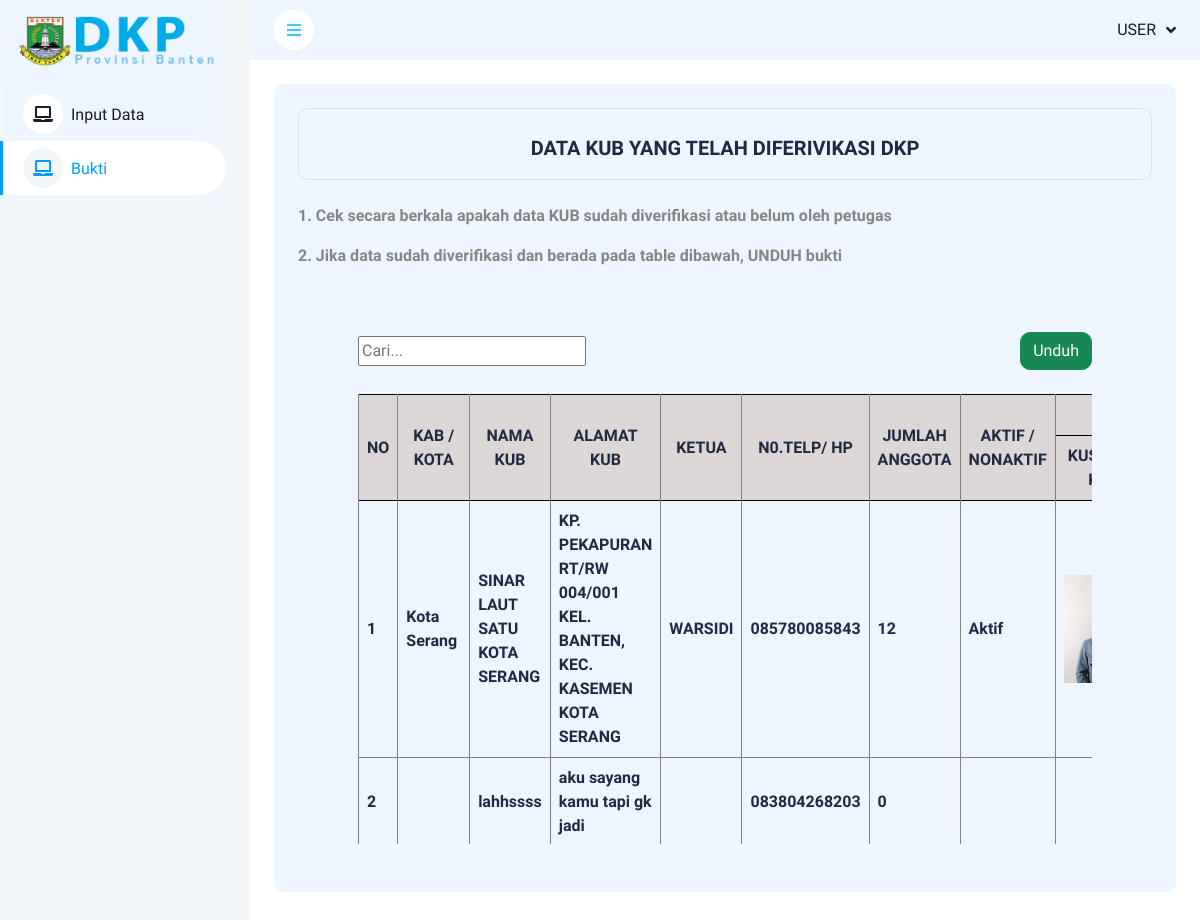
/bukti.php (signed in), run on the app's committed database.
### tables this page shows
CREATE TABLE `sensus` (
  `id` int(11) NOT NULL,
  `kab_kota` varchar(150) NOT NULL,
  `nama_kub` varchar(150) NOT NULL,
  `alamat_kub` varchar(250) NOT NULL,
  `ketua` varchar(150) NOT NULL,
  `notelp` text NOT NULL,
  `jumlah_anggota` int(150) NOT NULL,
  `aktifnon` varchar(150) NOT NULL,
  `kusuka` text NOT NULL,
  `npwp` text NOT NULL,
  `akte_notaris` text NOT NULL,
  `sertifikat_ahu` text NOT NULL,
  `nib_oss` text NOT NULL,
  `kelas_kub` varchar(150) NOT NULL,
  `b_kabkota` varchar(150) NOT NULL,
  `b_prvo` varchar(150) NOT NULL,
  `b_kkp` varchar(150) NOT NULL,
  `belum` varchar(150) NOT NULL,
  `verif` tinyint(2) NOT NULL DEFAULT 0 COMMENT '0=Not Verified, 1= Verified'
);

### koneksi.php (called while the page is built, shortened)
<?php
    $host = "localhost";
    $username = "root";
    $password = "";
    $database = "dkpkub_banten";
    $koneksi  = mysqli_connect($host, $username, $password, $database);
    function query($query)
    {
        global $koneksi;
        $result = mysqli_query($koneksi, $query);
        $rows = [];
        while ($row = mysqli_fetch_assoc($result)) {
            $rows[] = $row;
        }
        return $rows;
    }
?>

### bukti.php (the view, shortened to what this page needs)
<?php
require 'koneksi.php';
$sensus = query("SELECT * FROM sensus");
?>
<!DOCTYPE html>
<html lang="en">
<head>
    <link href="https://cdnjs.cloudflare.com/ajax/libs/font-awesome/5.10.0/css/all.min.css" rel="stylesheet">
    <link href="https://cdn.jsdelivr.net/npm/bootstrap-icons@1.4.1/font/bootstrap-icons.css" rel="stylesheet">
    <link href="lib/owlcarousel/assets/owl.carousel.min.css" rel="stylesheet">
    <link href="lib/tempusdominus/css/tempusdominus-bootstrap-4.min.css" rel="stylesheet" />
    <link href="css/bootstrap.min.css" rel="stylesheet">
    <link href="css/style.css" rel="stylesheet">
</head>
<body>
    <div class="container-xxl position-relative bg-white d-flex p-0">
     <div class="sidebar pe-4 pb-3">
        <nav class="navbar bg-light navbar-light">
            <div class="navbar-nav w-100">
                <a href="index.php" class="navbar-brand mx-3 mb-3">
                    <img src="img/logodkp.png" width="200" height="50" class="d-inline-block align-text-top align-items-center">
                </a>
                <a href="dasprokon.php" class="nav-link"><i class="fa fa-laptop me-2"></i>Input Data</a>
                <a href="bukti.php" class="nav-link active"><i class="fa fa-laptop me-2"></i>Bukti</a>
            </div>
        </nav>
    </div>
        <div class="content">
            <nav class="navbar navbar-expand bg-light navbar-light sticky-top px-4 py-0"  style="height:60px;">
                <a href="#" class="sidebar-toggler flex-shrink-0">
                    <i class="fa fa-bars"></i>
                </a>
                <div class="navbar-nav align-items-center ms-auto">
                    <div class="nav-item dropdown">
                    <div class="nav-item dropdown">
                        <a href="#" class="nav-link dropdown-toggle" data-bs-toggle="dropdown">
                            <span class="d-none d-lg-inline-flex">USER</span>
                        </a>
                    </div>
                </div>
            </nav>
            <div class="container-fluid pt-4 px-4">
                <div class="bg-light rounded h-100 p-4">
                    <div class="border rounded p-4 pb-0 mb-4">
                        <figure class="text-center text-dark">
                            <blockquote class="blockquote">
                                <p><b>DATA KUB YANG TELAH DIFERIVIKASI DKP </p>
                            </blockquote>
                        </figure>
                    </div>
                    <p>1. Cek secara berkala apakah data KUB sudah diverifikasi atau belum oleh petugas</p>
                    <p>2. Jika data sudah diverifikasi dan berada pada table dibawah, UNDUH bukti </p>
                    <div class="container-xxl py-6" id="table">
                    <div class="table-container">
                    <div class="container-fluid pt-4 px-4" >
                        <div class="bg-light text-center rounded p-4">
                            <div class="d-flex align-items-center justify-content-between mb-4">
                            <input type="text" id="myInput" placeholder="Cari...">
                            <a href="https://drive.google.com/uc?export=download&id=1NHOlEBGKRUmWN3lx2_EFVo9NCvh1SCYx" class="btn btn-success"><i class="lni lni-download"></i> Unduh</a>
                            </div>
                            <div class="table-responsive scroll">
                            <table class="table text-start align-middle table-bordered table-hover mb-0" id="example">
                                            <tr class="text-dark table-border">
                                                <th style="border-color: grey;" rowspan="2">NO</td>
                                                <th style="border-color: grey;" rowspan="2">KAB / KOTA</td>
                                                <th style="border-color: grey;" rowspan="2">NAMA KUB</td>
                                                <th style="border-color: grey;" rowspan="2">ALAMAT KUB</td>
                                                <th style="border-color: grey;" rowspan="2">KETUA</td>
                                                <th style="border-color: grey;" rowspan="2">N0.TELP/ HP</td>
                                                <th style="border-color: grey;" rowspan="2">JUMLAH ANGGOTA</td>
                                                <th style="border-color: grey;" rowspan="2">AKTIF / NONAKTIF</td>
                                                <th style="border-color: grey;" colspan="5">KELENGKAPAM ADMINISTRASI KUB</td>
                                            </tr>
                                            <tr class="text-dark table-border">
                                                <th style="border-color: grey;">KUSUSKA KUB</td>
                                            </tr>
                                                    <tbody id="myTable">
                                                    <?php
                                                    $i = 1;
                                                    foreach ($sensus as $row) :
                                                        if ($row["verif"] == 1) {
                                                    ?>
                                                            <tr style="border-color: grey;">
                                                                <td class="text-dark"><?php echo $i; ?></td>
                                                                <td class="text-dark"><?php echo $row["kab_kota"]; ?></td>
                                                                <td class="text-dark"><?php echo $row["nama_kub"]; ?></td>
                                                                <td class="text-dark"><?php echo $row["alamat_kub"]; ?></td>
                                                                <td class="text-dark"><?php echo $row["ketua"]; ?></td>
                                                                <td class="text-dark"><?php echo $row["notelp"]; ?></td>
                                                                <td class="text-dark"><?php echo $row["jumlah_anggota"]; ?></td>
                                                                <td class="text-dark"><?php echo $row["aktifnon"]; ?></td>
                                                                <td><img src="img/<?php echo $row["kusuka"]; ?>" width="80px" alt=""></td>
                                                            </tr>
                                                    <?php
                                                            $i++;
                                                        }
                                                    endforeach;
                                                    ?>
                                                    </tbody>
                                    </table>
                            </div>
                        </div>
                    </div>
                    </div>
                </div>
            </div>
        </div>
</body>
</html>

### css/style.css (style rules this page uses)
:root { --primary: #009CFF; --light: #F3F6F9; --dark: #191C24; }
.btn { transition: .5s; }
.sidebar { position: fixed; top: 0; left: 0; bottom: 0; width: 250px; height: 100vh; overflow-y: auto; background: var(--light); transition: 0.5s; z-index: 999; }
.content { margin-left: 250px; min-height: 100vh; background: #FFFFFF; transition: 0.5s; }
@media (min-width: 992px) { .sidebar { margin-left: 0; } }
@media (min-width: 992px) { .content { width: calc(100% - 250px); } }
.sidebar .navbar .navbar-nav .nav-link { padding: 7px 20px; color: var(--dark); font-weight: 500; border-left: 3px solid var(--light); border-radius: 0 30px 30px 0; outline: none; }
.sidebar .navbar .navbar-nav .nav-link:hover, .sidebar .navbar .navbar-nav .nav-link.active { color: var(--primary); background: #FFFFFF; border-color: var(--primary); }
.sidebar .navbar .navbar-nav .nav-link i { width: 40px; height: 40px; display: inline-flex; align-items: center; justify-content: center; background: #FFFFFF; border-radius: 40px; }
.sidebar .navbar .navbar-nav .nav-link:hover i, .sidebar .navbar .navbar-nav .nav-link.active i { background: var(--light); }
.content .navbar .navbar-nav .nav-link { margin-left: 25px; padding: 12px 0; color: var(--dark); outline: none; }
.content .navbar .sidebar-toggler, .content .navbar .navbar-nav .nav-link i { width: 40px; height: 40px; display: inline-flex; align-items: center; justify-content: center; background: #FFFFFF; border-radius: 40px; }
.content .navbar .dropdown-toggle::after { margin-left: 6px; vertical-align: middle; border: none; content: "\f107"; font-family: "Font Awesome 5 Free"; font-weight: 900; transition: .5s; }

### bukti.php (style rules this page uses)
.table-container { max-height: 600px; }
.table-border { text-align: center; border-color: black; background-color: #dcd6d6; }
.scroll { height: 450px; overflow: scroll; }

### data on the page
sensus: kab_kota "Kota Serang", nama_kub "SINAR LAUT SATU KOTA SERANG", alamat_kub "KP. PEKAPURAN RT/RW 004/001 KEL. BANTEN, KEC. KASEMEN KOTA SERANG", ketua "WARSIDI", notelp "085780085843", jumlah_anggota "12", aktifnon "Aktif", kusuka (picture)
sensus: nama_kub "lahhssss", alamat_kub "aku sayang kamu tapi gk jadi", notelp "083804268203", jumlah_anggota "0"
